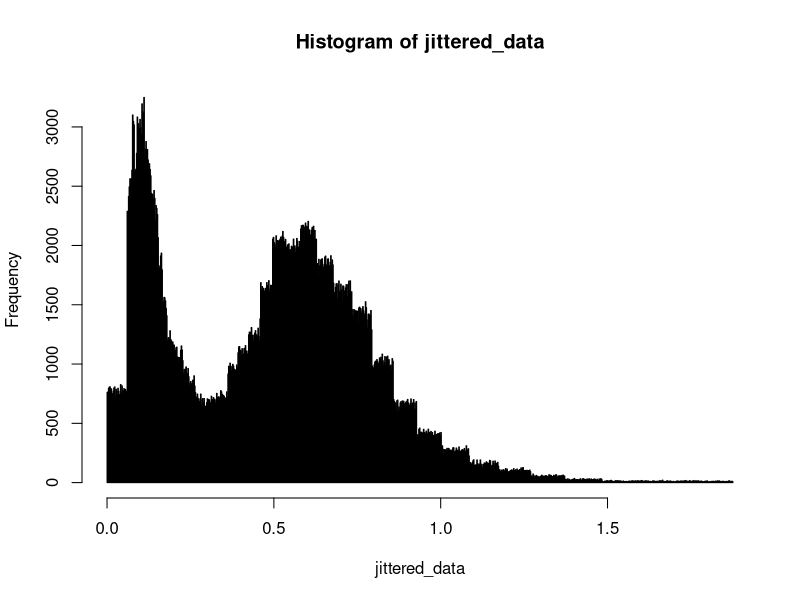
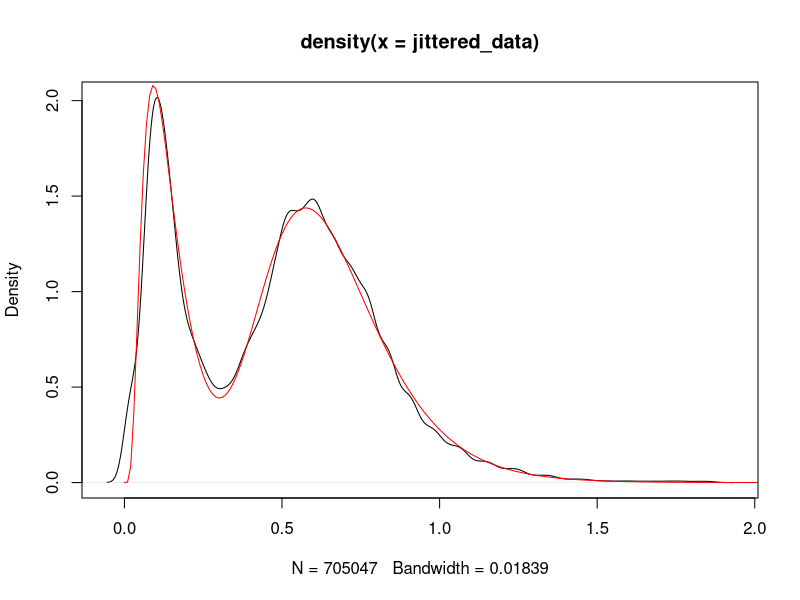

The R script that drew these images, in order: (Note: a time limit stopped this script after it produced the figures.)
#function to sample from a Gaussian mixture model
rbilnorm <- function(N, mu1, mu2, sigma1, sigma2, tau){
  ind <- I(runif(N) > tau)
  X <- rep(0,N)
  X[ind] <- rlnorm(sum(ind), mu1, sigma1)
  X[!ind] <- rlnorm(sum(!ind), mu2, sigma2)
  return(X)
}

#pdf from the Gaussian mixture model

dbilnorm <- function(x, mu1, mu2, sigma1, sigma2, tau){
  y <- (1-tau)*dlnorm(x, mu1, sigma1) + tau * dlnorm(x, mu2, sigma2)
  return(y)
}

#EM algorithm for GMMM
EM = function(x, mu1, mu2, sigma1, sigma2, tau) {
  n = length(x)
  lold = 0
  lnew = 10
  while (abs(lold-lnew) > 10^-2) {
    #calculate log likelihood for convergence criteria
    lold = sum(log((1 - tau)*dlnorm(x, mean = mu1, sd = sigma1) + tau * dlnorm(x, mean = mu2, sd = sigma2)))
    p = dlnorm(x, mean = mu2, sd = sigma2) * tau / dbilnorm(x, mu1, mu2, sigma1, sigma2, tau)
    #update the parameters according to ML estimator of slide 15, week 7
    tau = 1/n * sum(p)
    mu1 = sum(log(x) * (1 - p)) / sum(1 - p)
    mu2 = sum(log(x) * p) / sum(p)
    sigma1 = sqrt(sum((1 - p) * ((log(x) - mu1)^2)) / sum(1 - p))
    sigma2 = sqrt(sum(p * ((log(x) - mu2)^2)) / sum(p))
    #calculate log likelihood for convergence criteria
    lnew = sum(log((1 - tau)*dlnorm(x, mean = mu1, sd = sigma1) + tau * dlnorm(x, mean = mu2, sd = sigma2)))
  }
  return(c(mu1, mu2, sigma1, sigma2, tau))
}

data = read.csv(file = "Project-1/1_snow_particles.csv")
num_inbin = length(data$X)
num_part = data$particles.detected[1]
for (i in 1:length(data$X)) {
  num_inbin[i] = round(data$retained....[i] / 100 * num_part)
}
#jitter the data
n = sum(num_inbin)
counter = 0
jittered_data = rep(0, n)
data$endpoint[52] = 3.25 
for (i in 1:length(num_inbin)) {
  interval_length = data$endpoint[i] - data$startpoint[i]
  for(j in 1:num_inbin[i]) {
    if (num_inbin[i] == 0) {
      next
    }
    jittered_data[j + counter] = data$startpoint[i] + 
      runif(1, min = 0, max = interval_length)
  }
  counter = counter + num_inbin[i]
}
breaks = seq(from = 0, to = 3, by = 0.01)
hist(jittered_data, breaks=1000) # histogram of jittered data
#barplot(height = data$retained...., width = width) # histogram with bins of the data
mu1 <- -3
mu2 <- -0.5
sigma1 <- 0.3
sigma2 <- 0.4
tau <- 0.7
estim = EM(jittered_data, mu1, mu2, sigma1, sigma2, tau)
print(estim)

#optimization 
#write log likelihood function of binned data
cdfbilognorm = function(x, mu1, mu2, sigma1, sigma2, tau) {
  y <- (1 - tau) * plnorm(x, mu1, sigma1) + tau * plnorm(x, mu2, sigma2)
  return(y)
}

negloglikelihood = function(par) {
  logli = 0
  mu1 = par[1]
  mu2 = par[2]
  sigma1 = par[3]
  sigma2 = par[4]
  tau = par[5]
  for (i in 1:length(data$X)) {
    logli = logli + (num_inbin[i]) * log((cdfbilognorm(data$endpoint[i], mu1, mu2, sigma1, sigma2, tau) - 
                       cdfbilognorm(data$startpoint[i], mu1, mu2, sigma1, sigma2, tau)))
  }
  return(-logli)
}
out = optim(estim, negloglikelihood)
estim_opt = as.numeric(unlist(out[1]))
mu1_opt = estim_opt[1]
mu2_opt = estim_opt[2]
sigma1_opt = estim_opt[3]
sigma2_opt = estim_opt[4]
tau_opt = estim_opt[5]
x_grid = seq(from = 0, to = 3, by = 0.01)
pdf_est = dbilnorm(x_grid, mu1_opt, mu2_opt, sigma1_opt, sigma2_opt, tau_opt)
jittered_pdf = density(x = jittered_data)
plot(jittered_pdf)
lines(x_grid, pdf_est, col = "red")


width = rep(0, length(data$X))
for (i in 1:length(data$X)) {
  width[i] = data$endpoint[i] - data$startpoint[i]
}

# bootstrap
n_bootstrap = 500 # number of bootstrap samples
ndata_boot = 500 # number of data in bootstrap sample
bootstrap_data = matrix(nrow = ndata_boot, ncol = n_bootstrap) 
for (i in 1:n_bootstrap) {
  set.seed(i) # different seed for each bootstrap data
  bootstrap_data[, i] = rbilnorm(ndata_boot, mu1_opt, mu2_opt, sigma1_opt, sigma2_opt, tau_opt)
}
#bin the bootstrap data
binned_bootstrap_data = matrix(nrow = length(data$X), ncol = n_bootstrap)
for (i in 1:n_bootstrap) {
  for (j in 1:length(data$X)) {
    counter = 0
    for (k in 1:ndata_boot) {
      if (data$startpoint[j] <= bootstrap_data[k, i] && data$endpoint[j] > bootstrap_data[k, i]) {
        counter = counter + 1
      }
    }
    binned_bootstrap_data[j, i] = counter # number of data points in j-th bin
  }
}

# jitter the binned bootstrap samples
jittered_boot_data = matrix(nrow = ndata_boot, ncol = n_bootstrap)
for (k in 1:n_bootstrap) {
  counter = 0
  for (i in 1:length(data$X)) {
    interval_length = data$endpoint[i] - data$startpoint[i]
    for(j in 1:binned_bootstrap_data[i, k]) {
      if (binned_bootstrap_data[i, k] == 0) {
        next
      }
      jittered_boot_data[j + counter, k] = data$startpoint[i] + 
        runif(1, min = 0, max = interval_length)
    }
    counter = counter + binned_bootstrap_data[i, k]
  }
}

#estimate the parameters for each bootstrap sample
estim_boot = matrix(nrow = 5, ncol = n_bootstrap)
for (i in 1:n_bootstrap) {
  estim_boot[, i] = EM(jittered_boot_data[, i], mu1, mu2, sigma1, sigma2, tau)
}
estim_boot_opt = matrix(nrow = 5, ncol = n_bootstrap)
for (i in 1:n_bootstrap) {
  out = optim(estim_boot[, i], negloglikelihood)
  estim_boot_opt[, i] = as.numeric(unlist(out[1]))
}
 
#Calculate the kolmogorov smirnoff statisitc
#create data to use for ecdf for binned data
counter = 0
ecdf_data = rep(0, n)
for (i in 1:length(num_inbin)) {
  interval_length = data$endpoint[i] - data$startpoint[i]
  for(j in 1:num_inbin[i]) {
    if (num_inbin[i] == 0) {
      next
    }
    ecdf_data[j + counter] = data$startpoint[i] + interval_length / j
  }
  counter = counter + num_inbin[i]
}
ecdf_binned = ecdf(ecdf_data)
grid = seq(from = 0, to = 3.25, by = 0.01)
kol_smir = 0 
for (i in 1:length(grid)) {
  a = abs(ecdf_binned(grid[i]) - 
            cdfbilognorm(grid[i], mu1_opt, mu2_opt, sigma1_opt, sigma2_opt, tau_opt))
  if (a > kol_smir) {
    kol_smir = a
  }
}

#calculate T_b^*
T_b = rep(0, n_bootstrap)
for (k in 1:n_bootstrap) {
  counter = 0
  ecdf_boot_data = rep(0, ndata_boot)
  for (i in 1:length(data$X)) {
    interval_length = data$endpoint[i] - data$startpoint[i]
    for(j in 1:binned_bootstrap_data[i, k]) {
      if (binned_bootstrap_data[i, k] == 0) {
        next
      }
      ecdf_boot_data[j + counter] = data$startpoint[i] + interval_length / j
    }
    counter = counter + binned_bootstrap_data[i, k]
  }
  ecdf_boot = ecdf(ecdf_boot_data)
  for (j in 1:length(grid)) {
    a = abs(ecdf_boot(grid[j]) - 
              cdfbilognorm(grid[j], estim_boot_opt[1, k], estim_boot_opt[2, k], 
                           estim_boot_opt[3, k], estim_boot_opt[4, k], estim_boot_opt[5, k]))
    if (a > T_b[k]) {
      T_b[k] = a
    }
  }
}

#calculate the estimated p value
a = 0
for (k in 1:n_bootstrap) {
  if (T_b[k] > kol_smir) {
    a = a + 1
  }
}
p = 1 / (n_bootstrap + 1) * (a + 1)
print(p)
